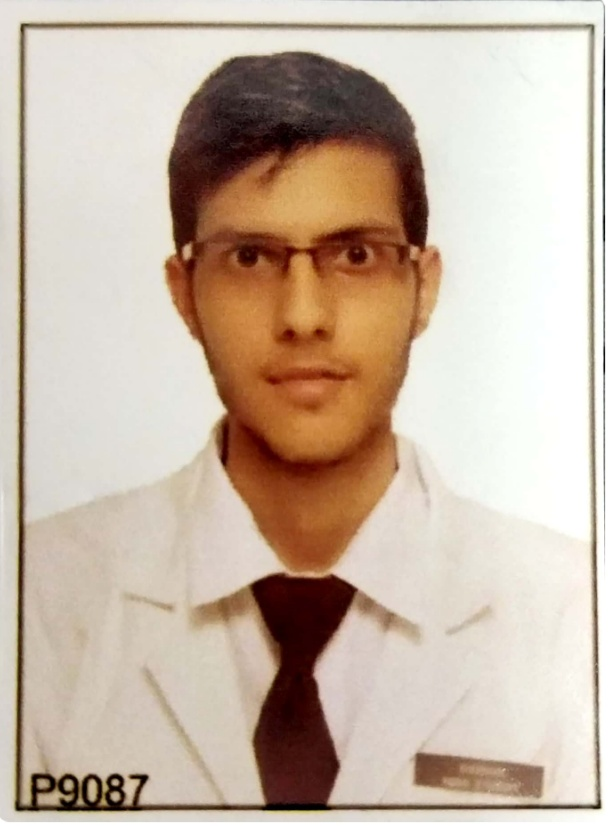
#> input picture Passport Size Photo.jpg, 608 x 826 px
$ python test.py
#> lines starting #> are read from the running program, lines starting #| are printed output that depends on the picture
import cv2
import numpy as np

image = cv2.imread('./Passport Size Photo.jpg')
#> image is the input picture: shape (826, 608, 3); mean B, G, R 165.2, 181.4, 199.5
sharpen_kernel = np.array([[-1,-1,-1], [-1,9,-1], [-1,-1,-1]])
sharpen = cv2.filter2D(image, -1, sharpen_kernel)
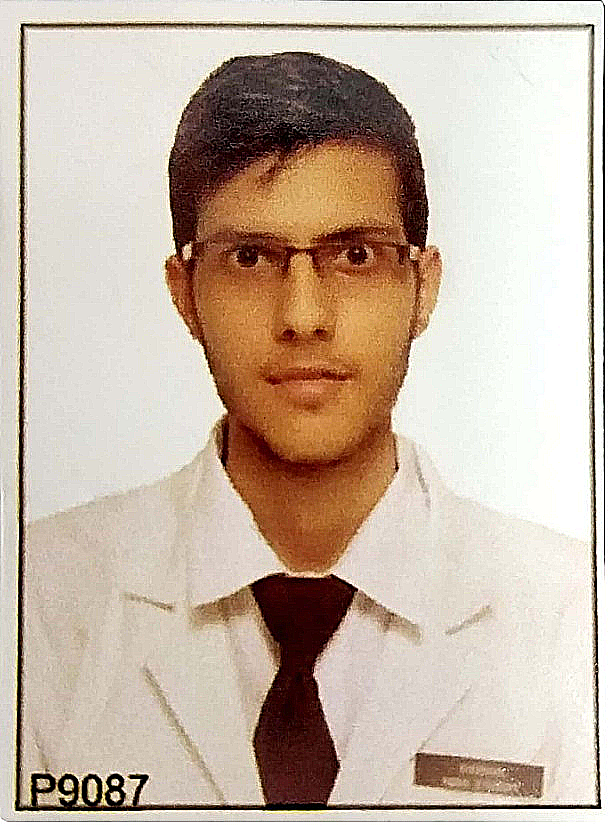
#> sharpen: shape (826, 608, 3); mean B, G, R 165.8, 181.5, 199.1

cv2.imshow('sharpen', sharpen)
cv2.waitKey()
